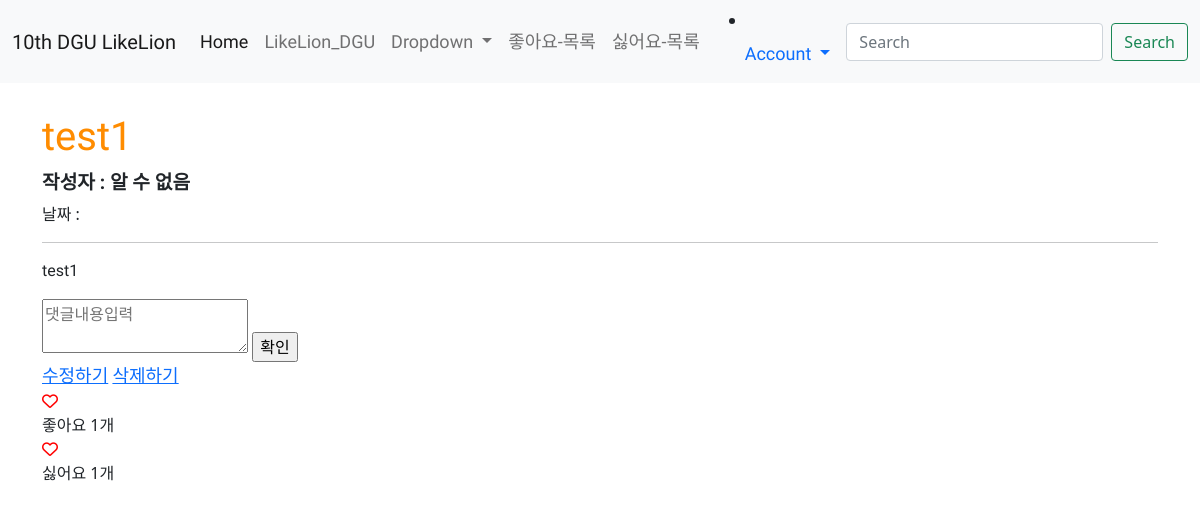
The page /1 on the database its author committed.
### main/models.py (models this page shows, shortened)
class Post(models.Model):
    id = models.AutoField(primary_key=True)
    title = models.CharField(max_length=200)
    user = models.ForeignKey(User,on_delete=models.CASCADE,null=True)
    created_at = models.DateTimeField(auto_now_add=True)
    updated_at = models.DateTimeField(auto_now=True)
    image = models.ImageField(upload_to = "post/", blank=True, null=True)
    view_count = models.IntegerField(default = 0)
    body = models.TextField()
    like_user_set = models.ManyToManyField(User, blank=True, related_name='likes_user_set',through='Like')
    dislike_user_set = models.ManyToManyField(User, blank=True, related_name='dislikes_user_set',through='Dislike')
    @property
    def like_count(self):
        return self.like_user_set.count()
    @property
    def dislike_count(self):
        return self.dislike_user_set.count()

### main/views.py (the view)
# urls.py: path('<str:id>',detail, name="detail"),
def detail(request, id):
    post = get_object_or_404(Post, pk = id)
    all_comments = post.comments.all().order_by('-created_at')
    return render(request, 'main/detail.html', {'post':post, 'comments':all_comments})

### main/templates/main/detail.html (shortened to what this page needs)
{% extends 'base.html' %}
{% load static %}
{% block content %}
<h1>{{post.title}}</h1>
{% if post.writer %}
    {% if 'user' in post.writer.username %}
        <h3>작성자 : {{ post.writer.last_name }} {{ post.writer.first_name }}</h3>
    {% else %}
        <h3>작성자 : {{ post.writer }}</h3>
{% endif %}
{% else %}
<h3>작성자 : 알 수 없음</h3>
{% endif %}
날짜 :  {{post.pub_date}}
<hr>
<p>{{post.body}}</p>
<div>
    <form action="{%url 'main:create_comment' post.id%}" method="POST">
        <textarea name="content" placeholder="댓글내용입력"></textarea>
        <input type="submit" value="확인">
    </form>
</div>
<a href = "{%url 'main:edit' post.id%}">수정하기</a>
<a href = "{%url 'main:delete' post.id%}">삭제하기</a>
<span href="#" class="like" name="{{post.id}}" value="Like">
    {% if user in post.like_user_set.all %}
        <div class="alt-service-icon">
            <i class="fas fa-heart" id="like-icon" style="color:red;"></i>
        </div>
    {% else %}
        <div class="alt-service-icon">
            <i class="far fa-heart" id="like-icon" style="color:red;"></i>
        </div>
    {% endif %}
    <span id="count-{{ post.id }}" class="alt-services-title font alt">
        좋아요
        {% if post.like_count == 0 %}
            0개
        {% else %}
            {{ post.like_count }}개
        {% endif %}
    </span>
</span>
<span href="#" class="dislike" name="{{post.id}}" value="Dislike">
    {% if user in post.dislike_user_set.all %}
        <div class="alt-service-icon">
            <i class="fa-solid fa-heart-crack" id="dislike-icon" style="color:red;"></i>
        </div>
    {% else %}
        <div class="alt-service-icon">
            <i class="far fa-heart" id="dislike-icon" style="color: red;"></i>
        </div>
    {% endif %}
    <span id="count2-{{ post.id }}" class="alt-services-title font alt">
        싫어요
        {% if post.dislike_count == 0 %}
            0개
        {% else %}
            {{ post.dislike_count }}개
        {% endif %}
    </span>
</span>
{% endblock %}

### sns_project/static/css/project.css (style rules this page uses)
h1 { color : darkorange; font-family: 'Black Han Sans', sans-serif; margin-top: 30px; margin-bottom: 10px; }
h3 { font-family: 'Nanum Gothic', sans-serif; font-size:larger; font-weight: bolder; }
p { font-family: 'Nanum Myeongjo', serif; font-size: medium; }
a { font-family: 'Nanum Gothic', sans-serif; font-size: large; }

### rows shown on the page
Post: title "test1", body "test1", like_count "1", dislike_count "1"
